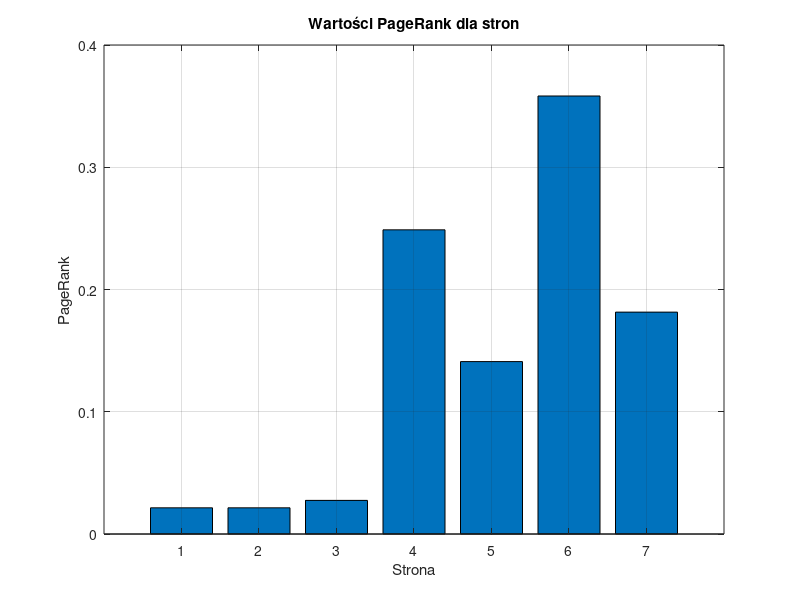

This figure's MATLAB source:

function [Edges, I, B, A, b, r] = page_rank()

    Edges = [1, 1, 2, 2, 2, 3, 3, 3, 4, 4, 5, 5, 6, 6, 7;
             4, 6, 3, 4, 5, 5, 6, 7, 5, 6, 4, 6, 4, 7, 6];

    N = max(Edges(:));
    d = 0.85;
    
    I = speye(N);% Macierz jednostkowa
    B = sparse(Edges(2,:), Edges(1,:), 1, N, N);% Macierz sąsiedztwa
    
    d_out = sum(B, 1); % Liczba odnośników wychodzących z każdej strony
    A = spdiags(1 ./ d_out', 0, N, N);  % Macierz diagonalna 
    
    % Układ: (I - d * B * A) * r = (1 - d) / N
    b = ones(N, 1) * (1 - d) / N;
    r = (I - d * B * A) \ b; % Rozwiązanie układu równań
    

    figure;
    bar(r);
    title('Wartości PageRank dla stron');
    xlabel('Strona');
    ylabel('PageRank');
    grid on;
end